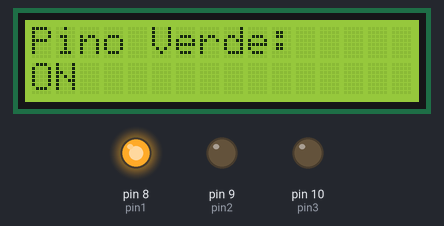
Bench run of a sketch on a simulated Arduino Uno, built with avr-gcc and run on an emulated ATmega328P. On the bench: 16×2 character LCD, output pins drawn as LEDs (lit = HIGH).

Above: at 0.1 s.
At 10.1 s:
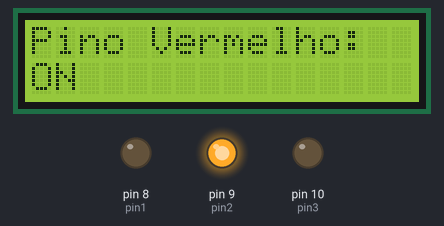
At 15.1 s:
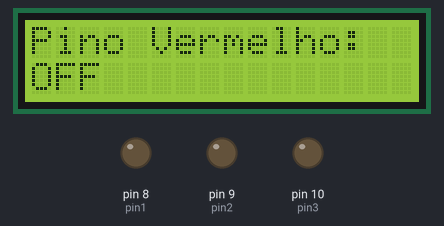
At 20.1 s:
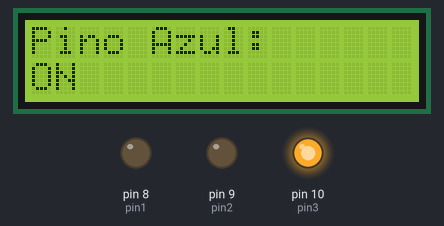
At 25.1 s:
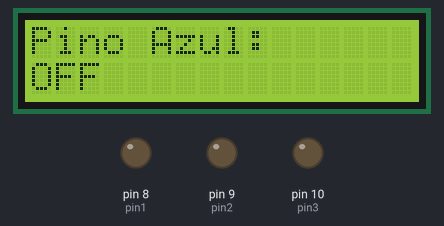
At 35.2 s:
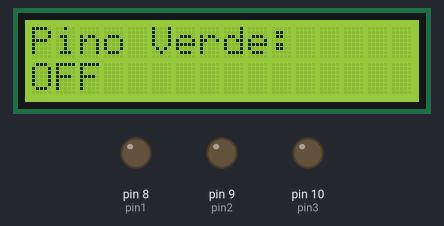
Timing chart, 0 to 36.7 s (numbered marks = the images above):
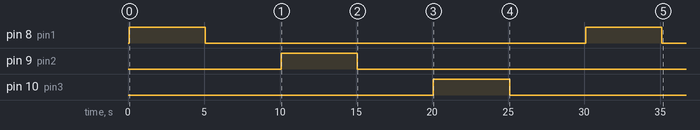

The sketch:

LCD_Atividade_Led.ino
```cpp
#include <LiquidCrystal.h>

LiquidCrystal lcd(12, 11, 5, 4, 3, 2);
int pin1 = 8;
int pin2 = 9;
int pin3 = 10;

void setup() {
  //Inicializa o LCD
  lcd.begin(16, 2);
  //Acende a Luz do Fundo
  lcd.clear();
  //Posiciona o Cursor na Primeira Coluna e Primeira Linha
  lcd.setCursor(0, 0);
  // Exibe a primeira mensagem
  lcd.print("Mostrando Pino:");
  //Posiciona o Cursor na Primeira Coluna e Segunda Linha
  lcd.setCursor(0, 1);
  //Exibe a segunda Mensagem
  lcd.print("ON ou OFF");
  lcd.clear();

  pinMode(pin1, OUTPUT);
  pinMode(pin2, OUTPUT);
  pinMode(pin3, OUTPUT);


}

void loop() {
  //Pino Verde Ativado
  digitalWrite(pin1, HIGH);
  lcd.setCursor(0,0);
  lcd.print("Pino Verde:");
  lcd.setCursor(0, 1);
  lcd.print("ON");
  delay(5000);
  lcd.clear();
  //Pino Verde Desativado
  digitalWrite(pin1, LOW);
  lcd.setCursor(0, 0);
  lcd.print("Pino Verde:");
  lcd.setCursor(0, 1);
  lcd.print("OFF");
  delay(5000);
  lcd.clear();

  //Pino Vermelho Ativado
  digitalWrite(pin2, HIGH);
  lcd.setCursor(0,0);
  lcd.print("Pino Vermelho:");
  lcd.setCursor(0, 1);
  lcd.print("ON");
  delay(5000);
  lcd.clear();
  //Pino Vermelho Desativado
  digitalWrite(pin2, LOW);
  lcd.setCursor(0, 0);
  lcd.print("Pino Vermelho:");
  lcd.setCursor(0, 1);
  lcd.print("OFF");
  delay(5000);
  lcd.clear();

  //Pino Azul Ativado
  digitalWrite(pin3, HIGH);
  lcd.setCursor(0,0);
  lcd.print("Pino Azul:");
  lcd.setCursor(0, 1);
  lcd.print("ON");
  delay(5000);
  lcd.clear();
  //Pino Azul Desativado
  digitalWrite(pin3, LOW);
  lcd.setCursor(0, 0);
  lcd.print("Pino Azul:");
  lcd.setCursor(0, 1);
  lcd.print("OFF");
  delay(5000);
  lcd.clear();


}
```

Measured:
- by itself, pin 8 (pin1): alternates HIGH for 5.0 s and LOW for 25.0 s
- by itself, pin 9 (pin2): LOW → HIGH at 10.1 s, → LOW 5.0 s later
- by itself, pin 10 (pin3): LOW → HIGH at 20.1 s, → LOW 5.0 s later
- what the display in image 1 shows lasts 5.0 s, from 10.1 s to 15.1 s
